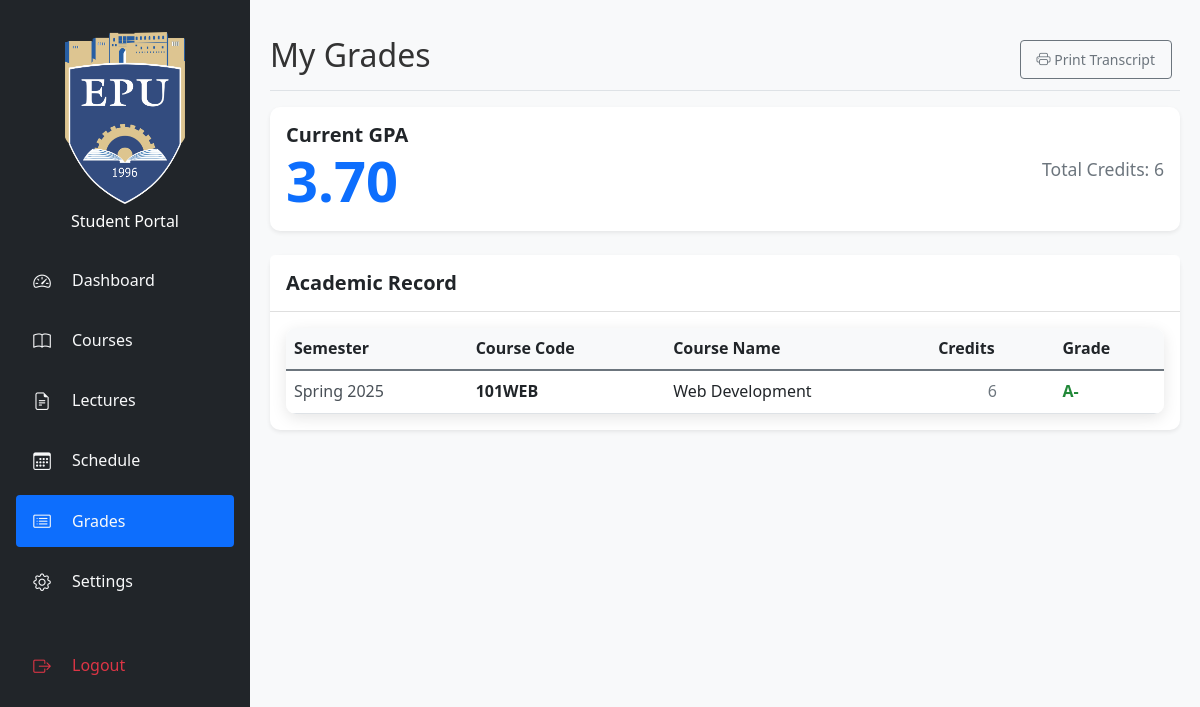
/src/student/grades.php (signed in), run on the app's committed database.
### tables this page shows
CREATE TABLE `enrollments` (
  `id` int(11) NOT NULL,
  `student_id` int(11) NOT NULL,
  `course_id` int(11) NOT NULL,
  `semester` varchar(20) NOT NULL,
  `year` int(11) NOT NULL,
  `grade` varchar(2) DEFAULT NULL,
  `created_at` timestamp NOT NULL DEFAULT current_timestamp(),
  `updated_at` timestamp NOT NULL DEFAULT current_timestamp() ON UPDATE current_timestamp(),
  `status` enum('pending','approved','rejected') NOT NULL DEFAULT 'pending',
  `numeric_grade` decimal(5,2) DEFAULT NULL,
  `updated_by` varchar(10) DEFAULT NULL COMMENT 'Format: T123 for teachers, A123 for admins'
);

CREATE TABLE `courses` (
  `id` int(11) NOT NULL,
  `course_code` varchar(20) NOT NULL,
  `course_name` varchar(100) NOT NULL,
  `instructor` varchar(100) NOT NULL,
  `schedule` varchar(100) NOT NULL,
  `department` varchar(100) NOT NULL,
  `credits` int(11) NOT NULL,
  `description` text DEFAULT NULL,
  `created_at` timestamp NOT NULL DEFAULT current_timestamp(),
  `updated_at` timestamp NOT NULL DEFAULT current_timestamp() ON UPDATE current_timestamp()
);

### src/student/grades.php (the view, shortened to what this page needs)
<?php
$db = get_db_connection();
$student_id = $_SESSION['user_id'];
$stmt = $db->prepare("
    SELECT c.course_code, c.course_name, c.credits, e.grade, e.semester, e.year
    FROM enrollments e
    JOIN courses c ON e.course_id = c.id
    WHERE e.student_id = ? AND e.grade IS NOT NULL
    ORDER BY e.year DESC,
    CASE e.semester
        WHEN 'Fall' THEN 1
        WHEN 'Summer' THEN 2
        WHEN 'Spring' THEN 3
    END DESC
");
$stmt->bind_param("i", $student_id);
$stmt->execute();
$grades = $stmt->get_result();
$total_credits = 0;
$total_grade_points = 0;
$grade_points = [
    'A+' => 4.0, 'A' => 4.0, 'A-' => 3.7,
    'B+' => 3.3, 'B' => 3.0, 'B-' => 2.7,
    'C+' => 2.3, 'C' => 2.0, 'C-' => 1.7,
    'D+' => 1.3, 'D' => 1.0, 'D-' => 0.7,
    'F' => 0.0
];
while ($grade = $grades->fetch_assoc()) {
    if (isset($grade_points[$grade['grade']])) {
        $total_credits += $grade['credits'];
        $total_grade_points += ($grade_points[$grade['grade']] * $grade['credits']);
    }
}
$gpa = $total_credits > 0 ? round($total_grade_points / $total_credits, 2) : 0.00;
$grades->data_seek(0);
?>
<!DOCTYPE html>
<html lang="en">
<head>
    <link href="https://cdn.jsdelivr.net/npm/bootstrap@5.3.0/dist/css/bootstrap.min.css" rel="stylesheet">
    <link rel="stylesheet" href="https://cdn.jsdelivr.net/npm/bootstrap-icons@1.7.2/font/bootstrap-icons.css">
    <link rel="stylesheet" href="../assets/css/style.css">
    <link rel="stylesheet" href="../assets/css/student.css">
</head>
<body>
    <div class="container-fluid">
        <div class="row">
            <?php include 'sidebar.php'; ?>
            <div class="col-md-9 col-lg-10 main-content">
                <div class="d-flex justify-content-between flex-wrap flex-md-nowrap align-items-center pt-3 pb-2 mb-3 border-bottom no-print">
                    <h1 class="h2">My Grades</h1>
                    <div class="btn-toolbar mb-2 mb-md-0">
                        <div class="btn-group me-2">
                            <button type="button" class="btn btn-sm btn-outline-secondary" onclick="window.print()">
                                <i class="bi bi-printer"></i> Print Transcript
                            </button>
                        </div>
                    </div>
                </div>
                <div class="card mb-4">
                    <div class="card-body">
                        <div class="row align-items-center">
                            <div class="col-md-6">
                                <h5 class="card-title">Current GPA</h5>
                                <p class="display-4 mb-0 gpa-value"><?php echo number_format($gpa, 2); ?></p>
                            </div>
                            <div class="col-md-6 text-md-end">
                                <p class="mb-0 credits-info">Total Credits: <?php echo $total_credits; ?></p>
                            </div>
                        </div>
                    </div>
                </div>
                <div class="card">
                    <div class="card-header">
                        <h5 class="card-title">Academic Record</h5>
                    </div>
                    <div class="card-body">
                        <div class="table-responsive">
                            <table class="table table-hover grades-table">
                                <thead>
                                    <tr>
                                        <th>Semester</th>
                                        <th>Course Code</th>
                                        <th>Course Name</th>
                                        <th>Credits</th>
                                        <th>Grade</th>
                                    </tr>
                                </thead>
                                <tbody>
                                    <?php if ($grades->num_rows > 0): ?>
                                        <?php while ($grade = $grades->fetch_assoc()): ?>
                                            <tr>
                                                <td class="semester"><?php echo htmlspecialchars($grade['semester'] . ' ' . $grade['year']); ?></td>
                                                <td class="course-code"><?php echo htmlspecialchars($grade['course_code']); ?></td>
                                                <td class="course-name"><?php echo htmlspecialchars($grade['course_name']); ?></td>
                                                <td class="credits"><?php echo htmlspecialchars($grade['credits']); ?></td>
                                                <?php
                                                    $grade_value = htmlspecialchars($grade['grade']);
                                                    $grade_class = gradeToClass($grade['grade']);
                                                ?>
                                                <td class="grade <?php echo $grade_class; ?>"><?php echo $grade_value; ?></td>
                                            </tr>
                                        <?php endwhile; ?>
                                    <?php else: ?>
                                        <tr>
                                            <td colspan="5" class="text-center">No grades available yet.</td>
                                        </tr>
                                    <?php endif; ?>
                                </tbody>
                            </table>
                        </div>
                    </div>
                </div>
            </div>
        </div>
    </div>
</body>
</html>
<?php
function gradeToClass($grade) {
    switch ($grade) {
        case 'A-': return 'grade-Aminus';
    }
}
?>

### src/assets/css/style.css (style rules this page uses)
:root { --primary-color: #0d6efd; --secondary-color: #6c757d; --success-color: #198754; --danger-color: #dc3545; --warning-color: #ffc107; --info-color: #0dcaf0; --light-color: #f8f9fa; --dark-color: #212529; --sidebar-width: 250px; --header-height: 60px; }
html { font-size: 16px; }
body { font-family: 'Segoe UI', Tahoma, Geneva, Verdana, sans-serif; line-height: 1.6; color: #333; min-height: 100vh; display: flex; flex-direction: column; overflow-x: hidden; }
.card { border: none; border-radius: 10px; transition: transform 0.3s ease, box-shadow 0.3s ease; margin-bottom: 1rem; }
.btn { border-radius: 5px; padding: 10px 20px; transition: all 0.3s ease; }
.table-responsive { border-radius: 10px; box-shadow: 0 4px 15px rgba(0, 0, 0, 0.1); }
.table { margin-bottom: 0; }
.main-content { margin-left: var(--sidebar-width); transition: margin-left 0.3s ease; width: calc(100% - var(--sidebar-width)); }
.table th { background-color: var(--light-color); border-bottom: 2px solid var(--secondary-color); }
.course-code { font-weight: 600; color: var(--primary-color); }
.course-name { color: var(--dark-color); }
.course-code { color: white; font-size: 1rem; font-weight: 600; }
.course-name { color: rgba(255, 255, 255, 0.9); margin-bottom: 0.5rem; font-weight: 500; }
.grades-table th, .grades-table td { vertical-align: middle; }
.gpa-value { color: var(--primary-color); font-weight: bold; }
.credits-info, .grade-points { color: var(--secondary-color); }
.semester { font-weight: 600; color: var(--primary-color); }
.grade { font-weight: 600; }
.btn { border-radius: 0.25rem; padding: 0.5rem 1rem; font-weight: 500; }
.btn-outline-secondary { color: var(--secondary-color); border-color: var(--secondary-color); }
.table-responsive { margin-bottom: 1rem; overflow-x: auto; -webkit-overflow-scrolling: touch; }

### src/assets/css/student.css (style rules this page uses)
.course-code { font-weight: 600; color: #0d6efd; }
.course-name { color: #212529; }
.main-content { padding: 20px; background-color: #f8f9fa; min-height: 100vh; transition: margin-left 0.3s ease; }
.card { box-shadow: 0 0.125rem 0.25rem rgba(0, 0, 0, 0.075); border: none; margin-bottom: 1.5rem; }
.card-header { background-color: #fff; border-bottom: 1px solid rgba(0, 0, 0, 0.125); padding: 1rem; }
.card-title { margin-bottom: 0; color: #212529; font-weight: 600; }
.table-responsive { margin-bottom: 0; }
.grade { font-weight: bold; }
.grade-Aminus { color: #218838 !important; }
.gpa-value { color: #0d6efd; font-weight: 600; }
.credits-info { color: #6c757d; font-size: 1.1rem; }
.grades-table th { background-color: #f8f9fa; font-weight: 600; }
.grades-table .semester { font-weight: 500; color: #495057; }
.grades-table .credits { text-align: center; color: #6c757d; }

### data on the page
enrollments: semester+year "Spring 2025", course.course_code "101WEB", course.course_name "Web Development", course.credits "6", grade "A-"

### other printed values
$gpa "3.70"
$total_credits "6"
